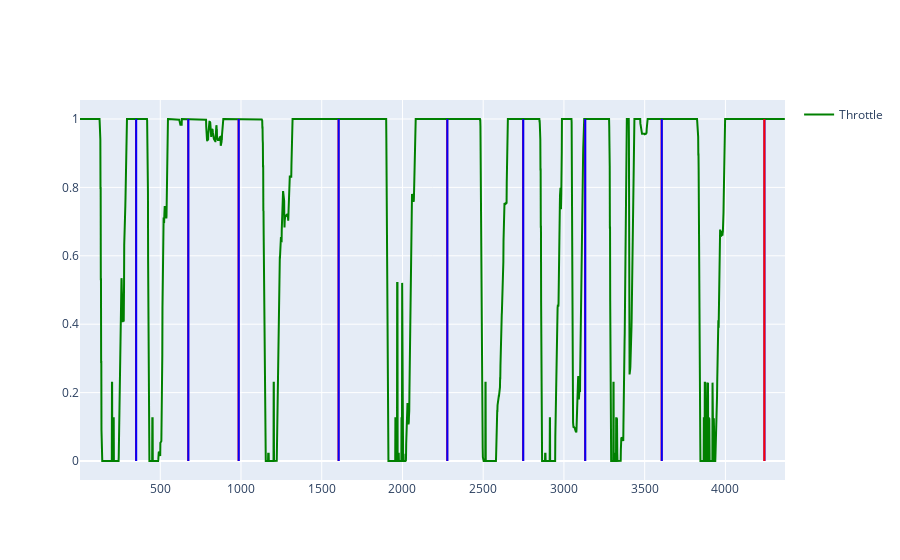

Here is the notebook cell this chart was saved with:
### Code cell
# for i, df in enumerate(data_frames):
#     fig = lap_fig(df, full_range=True, columns=["Throttle"])
#     fig.show()
sector_start_end, df_max = fast_lap_analyzer.extract_sectors(data_frames)
display(sector_start_end)
fig = lap_fig(df_max, full_range=True, columns=["Throttle"])
# add a vertical line for each sector
for i, sector in enumerate(sector_start_end):
    fig_add_shape(fig, x0=sector["start"], x1=sector["start"], color="blue")
    fig_add_shape(fig, x0=sector["end"], x1=sector["end"], color="red")
fig.show()

### Figure 1 — Plotly figure (JSON) as saved in the notebook; plotly's stock layout.template omitted (floating-point values rounded to 4 significant figures; data arrays with more than 128 entries replaced by an {"elided": "..."} marker saying what was removed)
{"data": [{"line": {"color": "green"}, "marker": {"size": 1}, "name": "Throttle", "showlegend": true, "type": "scatter", "x": {"elided": "4369 float values"}, "y": {"elided": "4369 float values"}}], "layout": {"shapes": [{"line": {"color": "blue", "dash": "dot", "width": 2}, "type": "rect", "x0": 4242, "x1": 4242, "xref": "x", "y0": 0, "y1": 1, "yref": "y"}, {"line": {"color": "red", "dash": "dot", "width": 2}, "type": "rect", "x0": 350, "x1": 350, "xref": "x", "y0": 0, "y1": 1, "yref": "y"}, {"line": {"color": "blue", "dash": "dot", "width": 2}, "type": "rect", "x0": 351, "x1": 351, "xref": "x", "y0": 0, "y1": 1, "yref": "y"}, {"line": {"color": "red", "dash": "dot", "width": 2}, "type": "rect", "x0": 673, "x1": 673, "xref": "x", "y0": 0, "y1": 1, "yref": "y"}, {"line": {"color": "blue", "dash": "dot", "width": 2}, "type": "rect", "x0": 674, "x1": 674, "xref": "x", "y0": 0, "y1": 1, "yref": "y"}, {"line": {"color": "red", "dash": "dot", "width": 2}, "type": "rect", "x0": 985, "x1": 985, "xref": "x", "y0": 0, "y1": 1, "yref": "y"}, {"line": {"color": "blue", "dash": "dot", "width": 2}, "type": "rect", "x0": 986, "x1": 986, "xref": "x", "y0": 0, "y1": 1, "yref": "y"}, {"line": {"color": "red", "dash": "dot", "width": 2}, "type": "rect", "x0": 1604, "x1": 1604, "xref": "x", "y0": 0, "y1": 1, "yref": "y"}, {"line": {"color": "blue", "dash": "dot", "width": 2}, "type": "rect", "x0": 1605, "x1": 1605, "xref": "x", "y0": 0, "y1": 1, "yref": "y"}, {"line": {"color": "red", "dash": "dot", "width": 2}, "type": "rect", "x0": 2277, "x1": 2277, "xref": "x", "y0": 0, "y1": 1, "yref": "y"}, {"line": {"color": "blue", "dash": "dot", "width": 2}, "type": "rect", "x0": 2278, "x1": 2278, "xref": "x", "y0": 0, "y1": 1, "yref": "y"}, {"line": {"color": "red", "dash": "dot", "width": 2}, "type": "rect", "x0": 2747, "x1": 2747, "xref": "x", "y0": 0, "y1": 1, "yref": "y"}, {"line": {"color": "blue", "dash": "dot", "width": 2}, "type": "rect", "x0": 2748, "x1": 2748, "xref": "x", "y0": 0, "y1": 1, "yref": "y"}, {"line": {"color": "red", "dash": "dot", "width": 2}, "type": "rect", "x0": 3131, "x1": 3131, "xref": "x", "y0": 0, "y1": 1, "yref": "y"}, {"line": {"color": "blue", "dash": "dot", "width": 2}, "type": "rect", "x0": 3132, "x1": 3132, "xref": "x", "y0": 0, "y1": 1, "yref": "y"}, {"line": {"color": "red", "dash": "dot", "width": 2}, "type": "rect", "x0": 3605, "x1": 3605, "xref": "x", "y0": 0, "y1": 1, "yref": "y"}, {"line": {"color": "blue", "dash": "dot", "width": 2}, "type": "rect", "x0": 3606, "x1": 3606, "xref": "x", "y0": 0, "y1": 1, "yref": "y"}, {"line": {"color": "red", "dash": "dot", "width": 2}, "type": "rect", "x0": 4241, "x1": 4241, "xref": "x", "y0": 0, "y1": 1, "yref": "y"}]}}
